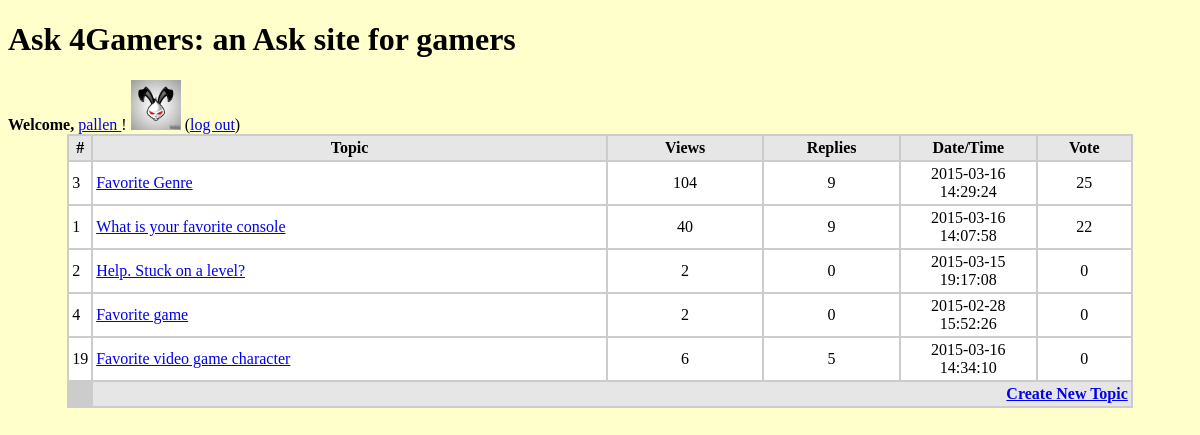
The app's page /index.php (signed in) with its own data.
### tables this page shows
CREATE TABLE IF NOT EXISTS `user` (
`id` int(4) NOT NULL,
  `username` varchar(30) NOT NULL,
  `password` varchar(30) NOT NULL,
  `picture` longtext NOT NULL
);

CREATE TABLE IF NOT EXISTS `question` (
  `u_id` int(4) NOT NULL,
`q_id` int(4) NOT NULL,
  `topic` varchar(255) NOT NULL,
  `detail` longtext NOT NULL,
  `datetime` timestamp NOT NULL DEFAULT '0000-00-00 00:00:00' ON UPDATE CURRENT_TIMESTAMP,
  `view` int(4) DEFAULT '0',
  `reply` int(4) DEFAULT '0',
  `value` int(5) NOT NULL DEFAULT '0'
);

### index.php (the view, shortened to what this page needs)
<?php
include_once "creds.php";
$tbl_name="question";
$tbl_name2="user";
 $uname = $_SESSION['username'];
$db = new mysqli($host, $user,$pw,$db_name);
$sql="SELECT * FROM  `$tbl_name` ORDER BY value DESC LIMIT 5";
$sql1="SELECT id FROM `$tbl_name2` WHERE `username` =  '".$uname. "'";
$result=$db->query($sql);
$results=$db->query($sql1);
$row=mysqli_fetch_array($results);
?>
<!DOCTYPE html>
<html>
<head>
<link rel="stylesheet" type="text/css" href="style.css">
</head>
<body>
	<h1> Ask 4Gamers: an Ask site for gamers</h1>
	<td> <strong>Welcome, </strong>
	<a href="profile.php?id=<?php echo $row['id']; ?>" ><?=$_SESSION['username']?> </a> !
<?php
	$sqlpic ="SELECT picture FROM `$tbl_name2` WHERE `username` = '".$uname. "'";
	$respic = $db->query($sqlpic);
	$rpic = mysqli_fetch_array($respic);
	if($rpic['picture'] == "" ){
		echo "<img width='50' height = '50' src='Pictures/default.png' alt='Default Profile Pic'>";
	}
	else{
		echo"<img width='50' height='50' src='Pictures/".$rpic['picture']."' alt=Profile Pic'>";
	}
?>
	(<a href="index.php?action=logout">log out</a>)</td>
<table width="90%" border="0" align="center" cellpadding="3" cellspacing"1" bgcolor="#CCCCCC">
	<tr>
		<td width-"13%" align="center" bgcolor="#E6E6E6"><strong>#</strong></td>
		<td width="50%" align="center" bgcolor="#E6E6E6"><strong>Topic</strong></td>
		<td width="15%" align="center" bgcolor="#E6E6E6"><strong>Views</strong></td>
		<td width="13%" align="center" bgcolor="#E6E6E6"><strong>Replies</strong></td>
		<td width="13%" align="center" bgcolor="#E6E6E6"><strong>Date/Time</strong></td>
		<td width="13%" align="center" bgcolor="#E6E6E6"><strong>Vote</strong></td>
	</tr>
	<?php
	while($rows=mysqli_fetch_array($result)){
		?>
		<tr>
			<td bgcolor="#FFFFFF"><?php echo $rows['q_id']; ?></td>
			<td bgcolor="#FFFFFF"><a href="view.php?id=<?php echo $rows['q_id']; ?> "><?php echo $rows['topic']; ?></a><BR></td>
			<td align="center" bgcolor="#FFFFFF"><?php echo $rows['view']; ?></td>
			<td align="center" bgcolor="#FFFFFF"><?php echo $rows['reply']; ?></td>
			<td align="center" bgcolor="#FFFFFF"><?php echo $rows['datetime']; ?></td>
			<td align="center" bgcolor="#FFFFFF"><?php echo $rows['value']; ?> </td>
		</tr>
		<?php
	}
?>
<form>
<tr>
<td><input name="username" type="hidden" value="<?php echo $username; ?>"></td>
<td colspan="5" align="right" bgcolor="#E6E6E6"><a href="create.php"><strong>Create New Topic</strong> </a></td>
</tr>
</form
</table>
</body>
</html>

### style.css (style rules this page uses)
body { background-color: #FFFFCC; }
h1 { color: : #3333CC; }

### records on screen
user: picture (picture)
question: q_id "3", topic "Favorite Genre", view "104", reply "9", datetime "2015-03-16 14:29:24", value "25"
question: q_id "1", topic "What is your favorite console", view "40", reply "9", datetime "2015-03-16 14:07:58", value "22"
question: q_id "2", topic "Help. Stuck on a level?", view "2", reply "0", datetime "2015-03-15 19:17:08", value "0"
question: q_id "4", topic "Favorite game", view "2", reply "0", datetime "2015-02-28 15:52:26", value "0"
question: q_id "19", topic "Favorite video game character", view "6", reply "5", datetime "2015-03-16 14:34:10", value "0"

### other values on screen
$_SESSION['username'] "pallen"
